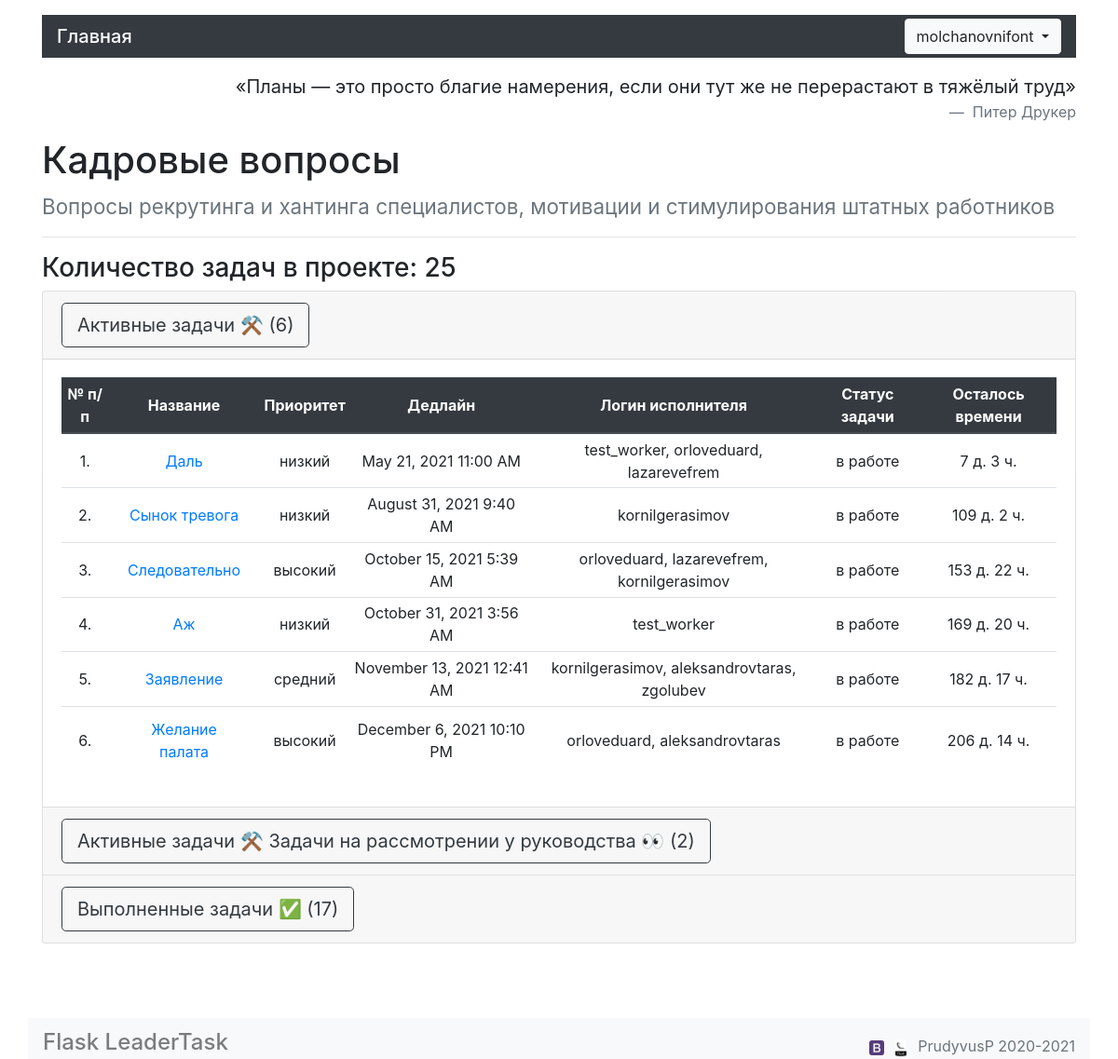
/projects/1 (signed in), run on the app's committed database.
### app/models.py (models this page shows, shortened)
class User(UserMixin, db.Model):
    __tablename__ = 'users'
    id = db.Column(db.Integer, primary_key=True)
    name = db.Column(db.String(60))
    username = db.Column(db.String(60), nullable=False, unique=True)
    email = db.Column(db.String(50), nullable=False, unique=True)
    password_hash = db.Column(db.String(130), nullable=False)
    created_on = db.Column(db.DateTime(50), default=datetime.utcnow())
    is_boss = db.Column(db.Boolean(), default=False)
    phone = db.Column(db.String(12))
    avatar = db.Column(db.String(50), nullable=True, default='5.jpg')
    last_seen = db.Column(db.DateTime(50), default=datetime.utcnow())
    tasks = db.relationship('Task', secondary=user_task_association, back_populates='users', cascade="all, delete")
    requests = db.relationship('Request', back_populates='user')
    non_executed_tasks = db.relationship('Task', secondary="user_task",
                                         primaryjoin="User.id==user_task.c.user_id",
                                         secondaryjoin="and_(Task.id==user_task.c.task_id, "
                                                       "Task.status=='в работе')",
                                         order_by="Task.deadline")
    def get_tasks_on_consider(self):
        return db.session.query(Task).filter(Task.status == 'на рассмотрении').order_by(
            Task.deadline).all() if self.is_boss else None
    def ping(self):
        self.last_seen = datetime.utcnow()
        db.session.add(self)

class Project(db.Model):
    __tablename__ = 'projects'
    id = db.Column(db.Integer, primary_key=True)
    name = db.Column(db.String(30), nullable=False)
    description = db.Column(db.String(300), nullable=False)
    created_on = db.Column(db.DateTime(), default=datetime.utcnow(), nullable=False)
    author = db.Column(db.String(50), nullable=False)
    is_relevant = db.Column(db.Boolean(), nullable=False, default=True)
    completed_at = db.Column(db.DateTime(), nullable=True)
    tasks = db.relationship('Task', order_by='Task.deadline', back_populates='project', cascade='all, delete',
                            passive_deletes=True)
    tasks_at_work = db.relationship('Task', order_by='Task.deadline', primaryjoin="and_(Task.project_id == Project.id, "
                                                                                  "Task.status=='в работе')")
    tasks_on_consider = db.relationship('Task', order_by='Task.deadline',
                                        primaryjoin="and_(Task.project_id == Project.id, "
                                                    "Task.status=='на рассмотрении')")
    tasks_executed = db.relationship('Task', order_by='desc(Task.completed_on)',
                                     primaryjoin="and_(Task.project_id == Project.id, "
                                                 "Task.status=='выполнена')")

class Task(db.Model):
    __tablename__ = 'tasks'
    id = db.Column(db.Integer, primary_key=True)
    name = db.Column(db.String(30), nullable=False)
    description = db.Column(db.String(300), nullable=False)
    created_on = db.Column(db.DateTime(), default=datetime.utcnow(), nullable=False)
    deadline = db.Column(db.DateTime(), nullable=False)
    status = db.Column(db.String(20), default='в работе', nullable=False)
    priority = db.Column(db.String(12), nullable=False)
    edited_on = db.Column(db.DateTime(), nullable=True)
    completed_on = db.Column(db.DateTime(), nullable=True)
    executed_number = db.Column(db.String(30), nullable=True)
    executed_date = db.Column(db.DateTime(), nullable=True)
    project_id = db.Column(db.Integer, db.ForeignKey('projects.id', ondelete='CASCADE'))
    project = db.relationship('Project', back_populates='tasks')
    requests = db.relationship('Request', back_populates='task', cascade='all, delete', passive_deletes=True)
    author_id = db.Column(db.Integer, db.ForeignKey('users.id', ondelete='SET NULL'))
    executor_id = db.Column(db.Integer, db.ForeignKey('users.id', ondelete='SET NULL'))
    closer_id = db.Column(db.Integer, db.ForeignKey('users.id', ondelete='SET NULL'))
    author = db.relationship('User', foreign_keys=[author_id, ], backref='authorship')
    executor = db.relationship('User', foreign_keys=[executor_id, ], backref='executionship')
    closer = db.relationship('User', foreign_keys=[closer_id, ], backref='closership')
    users = db.relationship('User', secondary=user_task_association, back_populates='tasks', cascade="all, delete",
                            passive_deletes=True)

### app/main/routes.py (the view)
@bp.route('/projects/<int:project_id>', methods=['GET'])
@login_required
def render_project(project_id):
    with open("app/main/quotes.json", 'r') as f:
        data_json_list = json.load(f)
        rand_quote = random.choice(data_json_list)
    project = db.session.query(Project).get_or_404(project_id)
    count_tasks_into_project = len(project.tasks)
    tasks_at_work, tasks_on_consider = project.tasks_at_work, project.tasks_on_consider
    tasks_executed = project.tasks_executed
    tasks_not_executed = []
    tasks_not_executed.extend(tasks_at_work)
    tasks_not_executed.extend(tasks_on_consider)
    if project.tasks:
        user_tasks_query = db.session.query(User.username, func.count(User.username).label('count_executed_tasks')) \
            .join(Task, Task.executor_id == User.id).filter(Task.project_id == project_id).group_by(User.username).all()
        pie_labels = [task.username for task in user_tasks_query]
        pie_values = [task.count_executed_tasks for task in user_tasks_query]
        pie_fig = go.Figure(data=[go.Pie(labels=pie_labels, values=pie_values, hole=.3)])
        pie_fig.update_layout(title_text="Распределение выполненных задач проекта по исполнителям", )
        pie_fig = io.to_html(pie_fig, include_plotlyjs=False, full_html=False)
        timeline_lst = [dict(Задача=task.name, Start=utc_dt_to_local_dt(task.created_on),
                             Finish=utc_dt_to_local_dt(task.deadline), Исполнитель=user.username)
                        for task in tasks_not_executed for user in task.users if tasks_not_executed]
        if timeline_lst:
            fig = timeline(timeline_lst, x_start="Start", x_end="Finish", y="Задача", color="Исполнитель",
                           title=f'Временная шкала для проекта {project.name}')
            fig.layout.barmode = 'group'
            fig.update_layout(title_font_size=24, template='plotly_white')
            fig = io.to_html(fig, include_plotlyjs=False, full_html=False)
            return render_template('project.html', title="Проект", project=project, quote=rand_quote.get("quote"),
                                   author=rand_quote.get("author"), fig=fig, work=tasks_at_work,
                                   consider=tasks_on_consider, count_tasks_into_project=count_tasks_into_project,
                                   executed=tasks_executed, pie=pie_fig)
        return render_template('project.html', title="Проект", project=project, quote=rand_quote.get("quote"),
                               author=rand_quote.get("author"), work=tasks_at_work,
                               consider=tasks_on_consider, executed=tasks_executed,
                               count_tasks_into_project=count_tasks_into_project, pie=pie_fig)
    return render_template('project.html', title="Проект", project=project, quote=rand_quote.get("quote"),
                           author=rand_quote.get("author"), count_tasks_into_project=count_tasks_into_project)

### app/main/filters.py (called while the page is built)
@bp2.app_template_filter('timedelta')
def count_deadline(deadline):
    if isinstance(deadline, datetime) and deadline > datetime.utcnow():
        time_to_deadline = deadline - datetime.utcnow()
        days_to_deadline, seconds_to_deadline = time_to_deadline.days, time_to_deadline.seconds
        hours = seconds_to_deadline // 3600
        minutes = (seconds_to_deadline % 3600) // 60
        return f'{days_to_deadline} д. {hours} ч.' if days_to_deadline > 0 else f'{hours} ч. {minutes} мин.'
    else:
        return "срок истёк"

### app/main/routes.py (called while the page is built)
def utc_dt_to_local_dt(utc_dt):
    local_dt = utc_dt.replace(tzinfo=timezone.utc).astimezone(tz=None)
    return local_dt

@bp.before_request
def before_request():
    if current_user.is_authenticated:
        current_user.ping()
        db.session.commit()

### app/models.py (called while the page is built)
@login.user_loader
def load_user(user_id):
    return db.session.query(User).get(user_id)

### app/templates/project.html (shortened to what this page needs)
{% extends "base.html" %}
{% block content %}
<blockquote class="blockquote text-right">
  <p class="mb-0"> {{ quote }} </p>
  <footer class="blockquote-footer"> {{ author }} </footer>
</blockquote>
<h1> {{ project.name }} </h1>
<h3><small class="text-muted"> {{ project.description }}</small></h3>
<hr>
<h3> Количество задач в проекте: {{ count_tasks_into_project }} </h3>
<div class="accordion" id="accordionExample">
  <div class="card">
    <div class="card-header" id="headingOne">
        <button class="btn btn-outline-dark btn-lg" type="button" data-toggle="collapse" data-target="#collapseOne"
                aria-expanded="true" aria-controls="collapseOne"> Активные задачи ⚒ ({{ work|length }})
        </button>
    </div>
    <div id="collapseOne" class="collapse show" aria-labelledby="headingOne" data-parent="#accordionExample">
      <div class="card-body">
          {% if work %}
          <table class="table table-hover table-sm text-center align-middle">
              <thead class="thead-dark">
              <tr>
                  <th class='align-middle'> № п/п </th>
                  <th class='align-middle'> Название </th>
                  <th class='align-middle'> Приоритет </th>
                  <th class='align-middle'> Дедлайн </th>
                  <th class='align-middle'> Логин исполнителя </th>
                  <th class='align-middle'> Статус задачи </th>
                  <th class='align-middle'> Осталось времени</th>
              </tr>
              </thead>
              {% for task in work %}
              <tr>
                  <td class='align-middle'> {{ loop.index }}. </td>
                  <td class='align-middle'> {% include 'subtemplates/_modal_task_td.html' %} </td>
                  <td class='align-middle'> {{ task.priority }} </td>
                  <td class='align-middle'> {{ moment(task.deadline).format('LLL') }}</td>
                  <td class='align-middle'> {{ task.users|map(attribute='username')|join(', ') }} </td>
                  <td class='align-middle'> {{ task.status }} </td>
                  <td class='align-middle'> {{ task.deadline|timedelta }} </td>
              </tr>
              {% endfor %}
          </table>
          {% else %}
          <p class="h5"> Активные задачи проекта отсутствуют</p>
          {% endif %}
      </div>
    </div>
  </div>
  <div class="card">
    <div class="card-header" id="headingTwo">
          <button class="btn btn-outline-dark btn-lg" type="button" data-toggle="collapse" data-target="#collapseTwo"
                  aria-expanded="true" aria-controls="collapseTwo">
              Активные задачи ⚒ Задачи на рассмотрении у руководства 👀 ({{ consider|length }})
          </button>
    </div>
  </div>
  <div class="card">
    <div class="card-header" id="headingThree">
        <button class="btn btn-outline-dark btn-lg" type="button" data-toggle="collapse" data-target="#collapseThree"
                aria-expanded="false" aria-controls="collapseThree"> Выполненные задачи ✅ ({{ executed|length }}) </button>
    </div>
  </div>
</div>
{% endblock %}

### app/templates/base.html (shortened to what this page needs)
<!DOCTYPE html>
<html lang="ru">
<head>
  <link rel="stylesheet" href="https://cdn.jsdelivr.net/npm/bootstrap@4.6.0/dist/css/bootstrap.min.css">
</head>
<body>
  <header class="container-xl mt-3">
    <nav class="py-1 navbar navbar-dark bg-dark">
      <ul class="navbar-nav mr-auto mt-2 mt-lg-0">
        <li> <a href="{{ url_for('main.render_index') }}" class="h5 my-2 text-white bg-dark"> Главная </a> </li>
      </ul>
      {% if current_user.id %}
      <div class="dropdown">
        <button class="btn btn-light dropdown-toggle" type="button" data-toggle="dropdown"> {{ current_user.username }} </button>
      </div>
      {% endif %}
    </nav>
  </header>
  <main class="container-xl mt-3">
    {% block content %}
    {% endblock %}
  </main>
  <footer class="footer">
    <nav class="container-xl navbar navbar-light bg-light mt-3">
      <ul class="navbar-nav mr-auto">
        <li class="h4 nav-link">Flask LeaderTask</li>
      </ul>
        <a class="mr-2" href="https://getbootstrap.com"> <img src="{{ url_for('static', filename='bootstrape.png') }}"
                                                              width="16" height="16" title="Powered by Bootstrap"> </a>
        <a class="mr-2"
           href="https://github.com/pallets/flask"> <img src="{{ url_for('static', filename='logo-flask.png') }}"
                                                         width="20" height="20" title="Powered by Flask"> </a>
        <a class="text-muted" href="https://github.com/PrudyvusP">PrudyvusP 2020-2021</a>
    </nav>
  </footer>
</body>
</html>

### app/templates/subtemplates/_modal_task_td.html (shortened to what this page needs)
            <a class="btn btn-link text-primary" data-toggle="modal" data-target="#staticBackdrop{{ task.id }}">{{ task.name }}</a>

### app/templates/base.html (style rules this page uses)
html { position: relative; min-height: 100%; }
body { margin-bottom: 60px; }
.footer { position: absolute; bottom: 0; width: 100%; height: 60px; line-height: 60px; }
.navbar { padding-top: 0; padding-bottom: 0; }

### data on the page
User: username "molchanovnifont"
Project: name "Кадровые вопросы", description "Вопросы рекрутинга и хантинга специалистов, мотивации и стимулирования штатных работников"
Task: name "Даль", priority "низкий", deadline "May 21, 2021 11:00 AM", users|map "test_worker, orloveduard, lazarevefrem", status "в работе", deadline "7 д. 3 ч."
Task: name "Сынок тревога", priority "низкий", deadline "August 31, 2021 9:40 AM", users|map "kornilgerasimov", status "в работе", deadline "109 д. 2 ч."
Task: name "Следовательно", priority "высокий", deadline "October 15, 2021 5:39 AM", users|map "orloveduard, lazarevefrem, kornilgerasimov", status "в работе", deadline "153 д. 22 ч."
Task: name "Аж", priority "низкий", deadline "October 31, 2021 3:56 AM", users|map "test_worker", status "в работе", deadline "169 д. 20 ч."
Task: name "Заявление", priority "средний", deadline "November 13, 2021 12:41 AM", users|map "kornilgerasimov, aleksandrovtaras, zgolubev", status "в работе", deadline "182 д. 17 ч."
Task: name "Желание палата", priority "высокий", deadline "December 6, 2021 10:10 PM", users|map "orloveduard, aleksandrovtaras", status "в работе", deadline "206 д. 14 ч."

### other printed values
{{ quote }} "«Планы — это просто благие намерения, если они тут же не перерастают в тяжёлый труд»"
{{ author }} "Питер Друкер"
{{ count_tasks_into_project }} "25"
{{ work|length }} "6"
{{ consider|length }} "2"
{{ executed|length }} "17"
